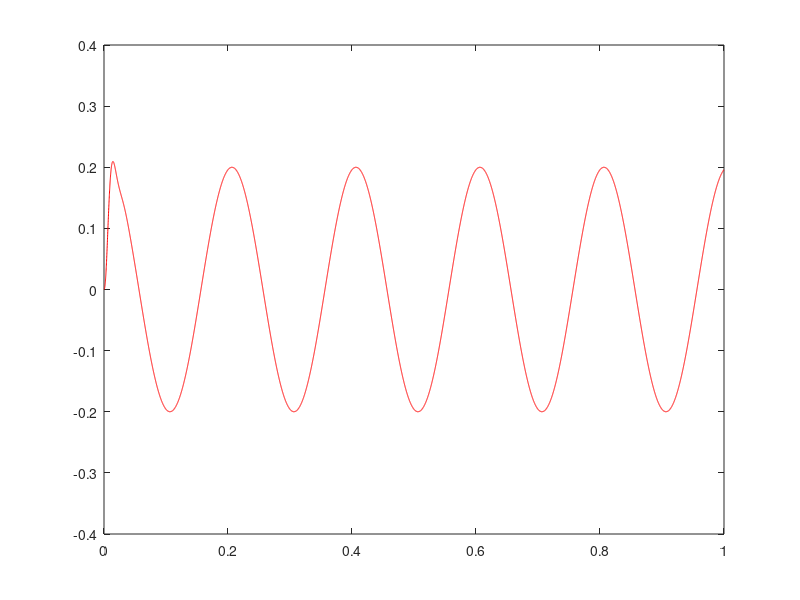
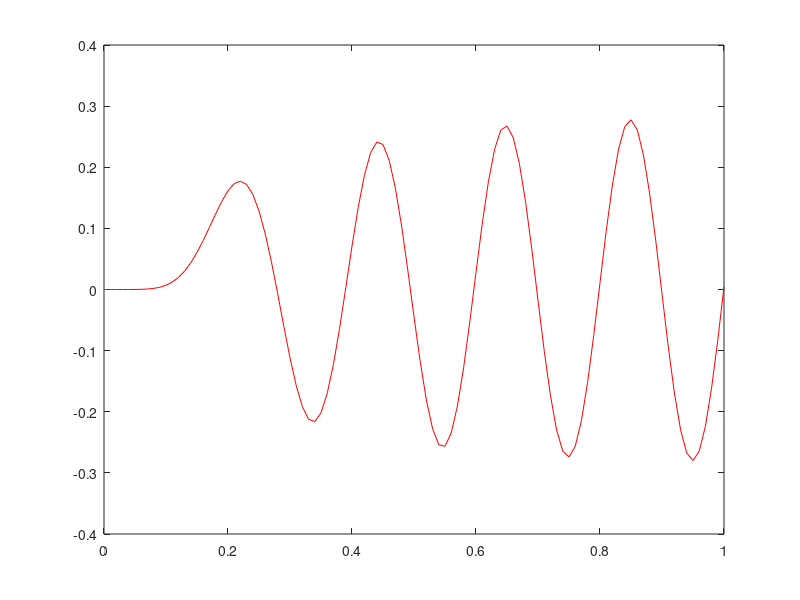
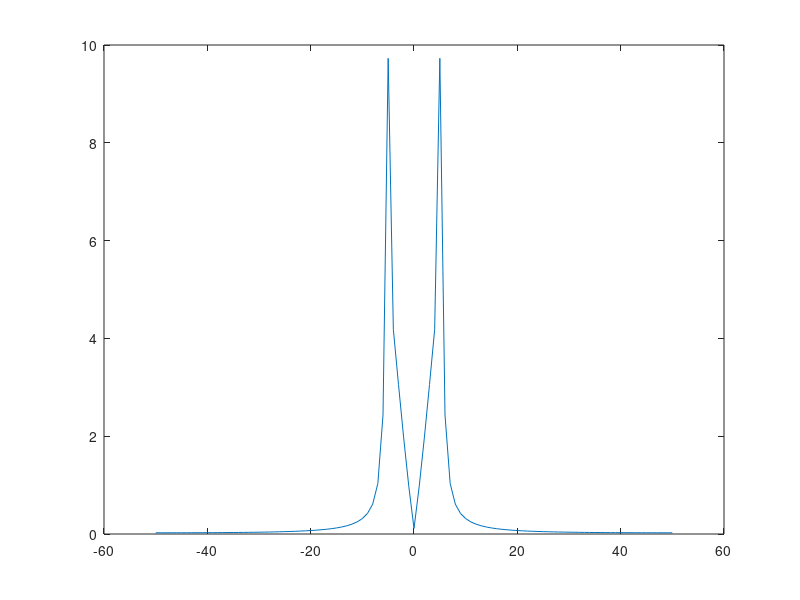
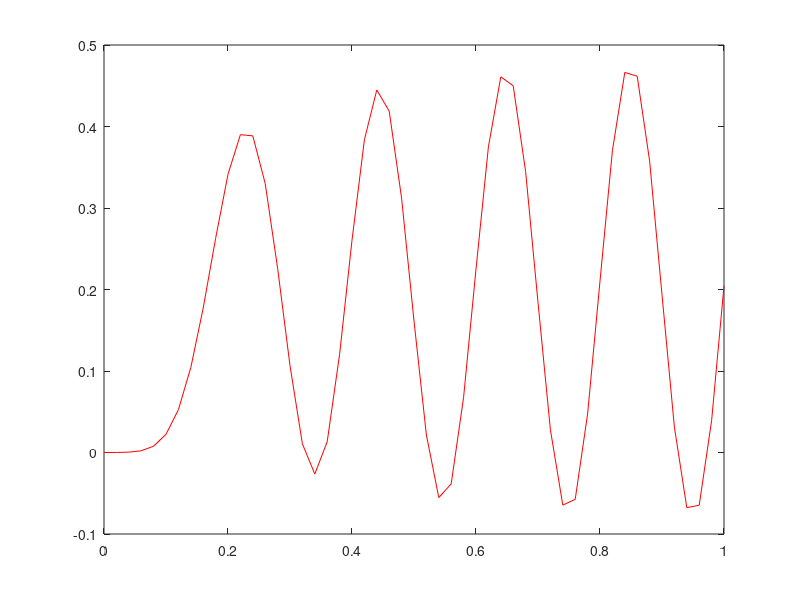

Write the MATLAB code that produced these figures, in order. (Note: this script raises an error after producing the figures.)
% this part below must be copied to your m file and complete the %
clear
clc

% reconstruction from oversampling
t=0:0.001:1;% time signal
y=2*cos(2*pi*5*t);

[B,A] = butter(3,1000/100000,'low' ); % butter fly filter 
%a Butterworth low-pass filter is designed using the BUTTER function. 
%The filter has a order of 3 and a cutoff frequency of 1000 Hz (normalized with respect to the sampling frequency of 100 kHz). 
%The filter coefficients are stored in the vectors B and A.
zero_added_signal=zeros(1,length(y)*10); %zero padding like dsp

for i=1:length(y)
    zero_added_signal(i*10)=y(i); %the new signal (padded signal)
end

zero_added_signal(1:9)=[]; %To display the signal with a higher sampling rate without changing its spectrum,
				%the first 9 samples of the zero-added signal are removed

% Adding zeros enhances the signal display and don't change the
%spectrum,it changes sampling freq. only (just higher resolution)

t=linspace(0,1,length(zero_added_signal)); %new time vector - 9
filtered_signal = filter(B,A,zero_added_signal); % pass the filter coefficients A B  and the over sampled signal
plot(t,filtered_signal,'r' )
% XLABEL('time')
% YLABEL('oversampled signals')

%The filter function is a general-purpose function for applying digital filters to signals. 
%It can be used with any filter design method, not just Butterworth filters. 
%The BUTTER function, on the other hand, is a specific function for designing Butterworth filters.


%% construction from minimum sampling
figure
t=0:0.1:1; % replace ?? with the suitable number 
%considering the Nyquist rate in the signal to avoid aliasing. In this case, the signal has a frequency of 5 Hz, so the Nyquist rate is 10 Hz.
%Therefore, the step size should be no larger than 0.1 seconds

y=2*cos(2*pi*5*t);
[B,A] = butter(10,0.1,'low' ); %cutoff = 0.1 (normalized wrt sampling frequency)
zero_added_signal=zeros(1,length(y)*10);
for i=1:length(y)
zero_added_signal(i*10)=y(i);
end
zero_added_signal(1:9)=[];
t=linspace(0,1,length(zero_added_signal));
filtered_signal = filter(B,A,zero_added_signal);
plot(t,filtered_signal,'r' )
% XLABEL('time')
% YLABEL('minimum sampled signals')

s=fft(filtered_signal);
s=fftshift(s); 
fs=100; % why 100?? Write your comments in the m file
%If the original signal has a frequency of 10 Hz and it was resampled by a factor of 10,
% then the resulting signal would have a sampling frequency of 100 Hz


freq=linspace(-fs/2,fs/2,length(s)); %length of spectrum
figure
plot(freq,abs(s)) 
% XLABEL('freq')
% YLABEL('magnitude of minimum sampled signals')
%% construction from undersampling sampling
figure
t=0:0.2:1;
y=2*cos(2*pi*5*t);
[B,A] = butter(10,0.2,'low' );
% complete this part as shown in the construction from minimum sampling
%and do the necessary changes , you have to do low pass filtering and %

zero_added_signal=zeros(1,length(y)*10);

for i=1:length(y)
    zero_added_signal(i*10)=y(i);
end

zero_added_signal(1:9)=[];
% Adding zeros enhances the signal display and don't change the
%spectrum,it changes sampling freq. only

t=linspace(0,1,length(zero_added_signal));
filtered_signal = filter(B,A,zero_added_signal);
plot(t,filtered_signal,'r' )

s=fft(filtered_signal);
s=fftshift(s);
fs=100;


freq=linspace(-fs/2,fs/2,length(s));

figure
plot(freq,abs(s))
 XLABEL('freq')
 YLABEL('magnitude of under sampled signals')